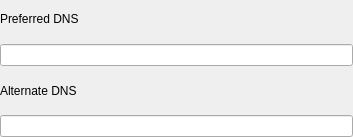
<?xml version="1.0" encoding="UTF-8"?>
<ui version="4.0">
 <class>DnsWidget</class>
 <widget class="QWidget" name="DnsWidget">
  <property name="geometry">
   <rect>
    <x>0</x>
    <y>0</y>
    <width>353</width>
    <height>137</height>
   </rect>
  </property>
  <property name="windowTitle">
   <string>DnsWidget</string>
  </property>
  <layout class="QVBoxLayout" name="verticalLayout">
   <property name="leftMargin">
    <number>0</number>
   </property>
   <property name="topMargin">
    <number>0</number>
   </property>
   <property name="rightMargin">
    <number>0</number>
   </property>
   <property name="bottomMargin">
    <number>0</number>
   </property>
   <item>
    <widget class="QLabel" name="label_16">
     <property name="text">
      <string>Preferred DNS</string>
     </property>
    </widget>
   </item>
   <item>
    <widget class="QLineEdit" name="preferredDNS"/>
   </item>
   <item>
    <widget class="QLabel" name="label_14">
     <property name="text">
      <string>Alternate DNS</string>
     </property>
    </widget>
   </item>
   <item>
    <widget class="QLineEdit" name="alternateDNS"/>
   </item>
  </layout>
 </widget>
 <resources/>
 <connections/>
</ui>
